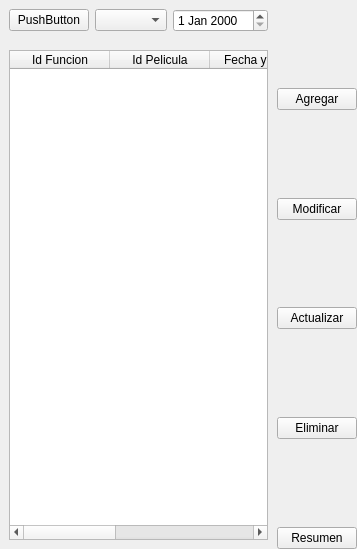
            <widget class="QWidget" name="page">
             <layout class="QHBoxLayout" name="horizontalLayout_11">
              <property name="spacing">
               <number>0</number>
              </property>
              <property name="leftMargin">
               <number>0</number>
              </property>
              <property name="topMargin">
               <number>0</number>
              </property>
              <property name="rightMargin">
               <number>0</number>
              </property>
              <property name="bottomMargin">
               <number>0</number>
              </property>
              <item>
               <widget class="QWidget" name="widget_12" native="true">
                <layout class="QVBoxLayout" name="verticalLayout_38">
                 <property name="spacing">
                  <number>0</number>
                 </property>
                 <property name="leftMargin">
                  <number>0</number>
                 </property>
                 <property name="topMargin">
                  <number>0</number>
                 </property>
                 <property name="rightMargin">
                  <number>0</number>
                 </property>
                 <property name="bottomMargin">
                  <number>0</number>
                 </property>
                 <item>
                  <widget class="QWidget" name="widget_40" native="true">
                   <property name="maximumSize">
                    <size>
                     <width>16777215</width>
                     <height>100</height>
                    </size>
                   </property>
                   <layout class="QHBoxLayout" name="horizontalLayout_36">
                    <item>
                     <widget class="QPushButton" name="pushButton_15">
                      <property name="text">
                       <string>PushButton</string>
                      </property>
                     </widget>
                    </item>
                    <item>
                     <widget class="QComboBox" name="comboBox_4"/>
                    </item>
                    <item>
                     <widget class="QDateEdit" name="dateEdit_4"/>
                    </item>
                   </layout>
                  </widget>
                 </item>
                 <item>
                  <widget class="QWidget" name="widget_41" native="true">
                   <property name="maximumSize">
                    <size>
                     <width>16777215</width>
                     <height>550</height>
                    </size>
                   </property>
                   <layout class="QVBoxLayout" name="verticalLayout_39">
                    <item>
                     <widget class="QTableWidget" name="tableWidget_funciones">
                      <column>
                       <property name="text">
                        <string>Id Funcion</string>
                       </property>
                      </column>
                      <column>
                       <property name="text">
                        <string>Id Pelicula</string>
                       </property>
                      </column>
                      <column>
                       <property name="text">
                        <string>Fecha y Hora</string>
                       </property>
                      </column>
                      <column>
                       <property name="text">
                        <string>Sala</string>
                       </property>
                      </column>
                      <column>
                       <property name="text">
                        <string>Precio</string>
                       </property>
                      </column>
                     </widget>
                    </item>
                   </layout>
                  </widget>
                 </item>
                </layout>
               </widget>
              </item>
              <item>
               <widget class="QWidget" name="widget_13" native="true">
                <property name="maximumSize">
                 <size>
                  <width>100</width>
                  <height>16777215</height>
                 </size>
                </property>
                <layout class="QVBoxLayout" name="verticalLayout_37">
                 <property name="spacing">
                  <number>0</number>
                 </property>
                 <property name="leftMargin">
                  <number>0</number>
                 </property>
                 <property name="topMargin">
                  <number>0</number>
                 </property>
                 <property name="rightMargin">
                  <number>0</number>
                 </property>
                 <property name="bottomMargin">
                  <number>0</number>
                 </property>
                 <item>
                  <spacer name="verticalSpacer_2">
                   <property name="orientation">
                    <enum>Qt::Vertical</enum>
                   </property>
                   <property name="sizeHint" stdset="0">
                    <size>
                     <width>20</width>
                     <height>88</height>
                    </size>
                   </property>
                  </spacer>
                 </item>
                 <item>
                  <widget class="QPushButton" name="btn_agregar_funcion">
                   <property name="text">
                    <string>Agregar</string>
                   </property>
                  </widget>
                 </item>
                 <item>
                  <spacer name="verticalSpacer_3">
                   <property name="orientation">
                    <enum>Qt::Vertical</enum>
                   </property>
                   <property name="sizeHint" stdset="0">
                    <size>
                     <width>20</width>
                     <height>88</height>
                    </size>
                   </property>
                  </spacer>
                 </item>
                 <item>
                  <widget class="QPushButton" name="btn_modificar_funcion">
                   <property name="text">
                    <string>Modificar</string>
                   </property>
                  </widget>
                 </item>
                 <item>
                  <spacer name="verticalSpacer_4">
                   <property name="orientation">
                    <enum>Qt::Vertical</enum>
                   </property>
                   <property name="sizeHint" stdset="0">
                    <size>
                     <width>20</width>
                     <height>87</height>
                    </size>
                   </property>
                  </spacer>
                 </item>
                 <item>
                  <widget class="QPushButton" name="btn_actualizar_funcion">
                   <property name="text">
                    <string>Actualizar</string>
                   </property>
                  </widget>
                 </item>
                 <item>
                  <spacer name="verticalSpacer_5">
                   <property name="orientation">
                    <enum>Qt::Vertical</enum>
                   </property>
                   <property name="sizeHint" stdset="0">
                    <size>
                     <width>20</width>
                     <height>88</height>
                    </size>
                   </property>
                  </spacer>
                 </item>
                 <item>
                  <widget class="QPushButton" name="btn_eliminar_funcion">
                   <property name="text">
                    <string>Eliminar</string>
                   </property>
                  </widget>
                 </item>
                 <item>
                  <spacer name="verticalSpacer_6">
                   <property name="orientation">
                    <enum>Qt::Vertical</enum>
                   </property>
                   <property name="sizeHint" stdset="0">
                    <size>
                     <width>20</width>
                     <height>88</height>
                    </size>
                   </property>
                  </spacer>
                 </item>
                 <item>
                  <widget class="QPushButton" name="btn_resumen_funcion">
                   <property name="text">
                    <string>Resumen</string>
                   </property>
                  </widget>
                 </item>
                </layout>
               </widget>
              </item>
             </layout>
            </widget>
